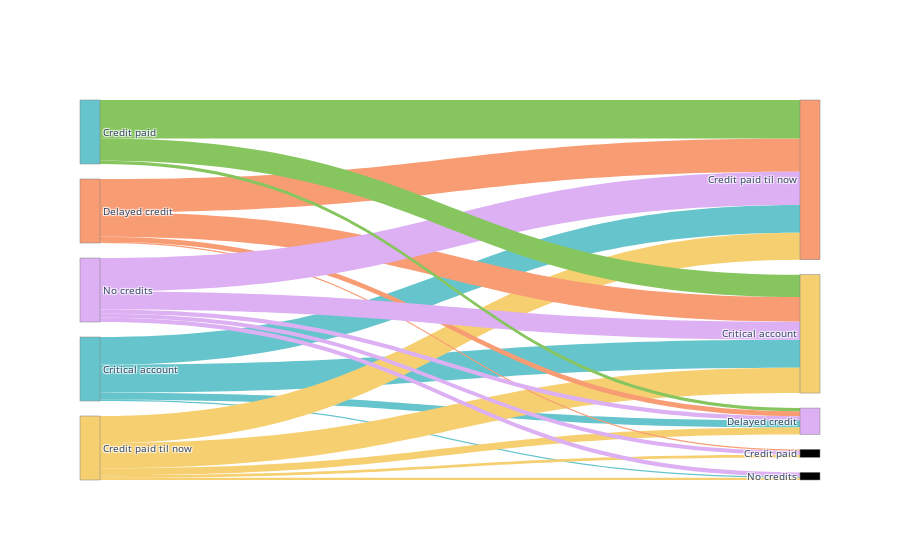

The code cell stored with this chart in its notebook:
### Code cell
# fix gender and age and examine credit history
g = Map(T, cdf0.to_numpy(), cdf1.to_numpy(), symmetric = False)
g.add_group(lambda x: x[f["age"]] > 25 and x[f["sex"]] == 0 and x[f['critical account/ other credits existing (not at this bank)']], "Critical account")
g.add_group(lambda x: x[f["age"]] > 25 and x[f["sex"]] == 0 and x[f['existing credits paid back duly till now']], "Credit paid til now")
g.add_group(lambda x: x[f["age"]] > 25 and x[f["sex"]] == 0 and x[f['delay in paying off in the past']], "Delayed credit")
g.add_group(lambda x: x[f["age"]] > 25 and x[f["sex"]] == 0 and x[f['no credits taken/ all credits paid back duly']], "No credits")
g.add_group(lambda x: x[f["age"]] > 25 and x[f["sex"]] == 0 and x[f['all credits at this bank paid back duly']], "Credit paid")
parallel_plot(g.group_adj,[gr[0] for gr in g.groups])

### Figure 1 — Plotly figure (JSON) as saved in the notebook; plotly's stock layout.template omitted (floating-point values rounded to 4 significant figures)
{"data": [{"link": {"color": ["rgb(102, 197, 204)", "rgb(102, 197, 204)", "rgb(102, 197, 204)", "rgb(102, 197, 204)", "rgb(246, 207, 113)", "rgb(246, 207, 113)", "rgb(246, 207, 113)", "rgb(246, 207, 113)", "rgb(246, 207, 113)", "rgb(248, 156, 116)", "rgb(248, 156, 116)", "rgb(248, 156, 116)", "rgb(248, 156, 116)", "rgb(220, 176, 242)", "rgb(220, 176, 242)", "rgb(220, 176, 242)", "rgb(220, 176, 242)", "rgb(220, 176, 242)", "rgb(135, 197, 95)", "rgb(135, 197, 95)", "rgb(135, 197, 95)"], "source": [0, 0, 0, 0, 1, 1, 1, 1, 1, 2, 2, 2, 2, 3, 3, 3, 3, 3, 4, 4, 4], "target": [5, 6, 7, 8, 5, 6, 7, 8, 9, 5, 6, 7, 9, 5, 6, 7, 8, 9, 5, 6, 7], "value": [0.4379, 0.4314, 0.1111, 0.01961, 0.3943, 0.4229, 0.1086, 0.03429, 0.04, 0.3846, 0.5192, 0.07692, 0.01923, 0.2826, 0.5217, 0.06522, 0.06522, 0.06522, 0.35, 0.6, 0.05]}, "node": {"color": ["rgb(102, 197, 204)", "rgb(246, 207, 113)", "rgb(248, 156, 116)", "rgb(220, 176, 242)", "rgb(102, 197, 204)", "rgb(246, 207, 113)", "rgb(248, 156, 116)", "rgb(220, 176, 242)"], "label": ["Critical account", "Credit paid til now", "Delayed credit", "No credits", "Credit paid", "Critical account", "Credit paid til now", "Delayed credit", "No credits", "Credit paid"], "line": {"color": "gray", "width": 0.5}, "pad": 15, "thickness": 20}, "type": "sankey"}], "layout": {"font": {"size": 10}}}
